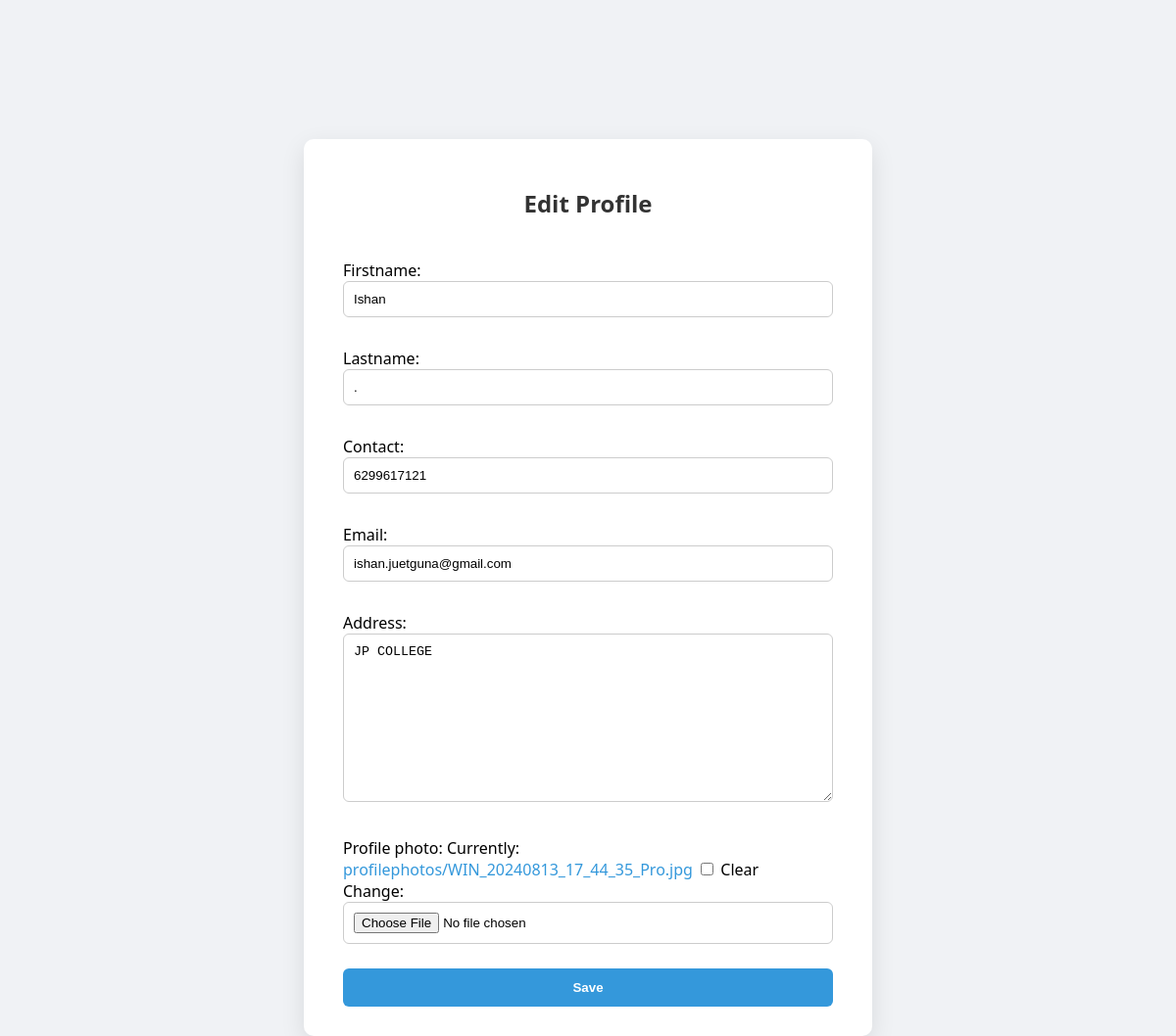
The app's page /jobapp/admin_edit/2/ (signed in) with its own data.
### jobapp/models.py (models this page shows, shortened)
class UserDetail(models.Model):
    user=models.OneToOneField(User,on_delete=models.CASCADE)
    firstname=models.CharField(max_length=100)
    lastname=models.CharField(max_length=100)
    contact=models.CharField(max_length=20)
    email=models.EmailField(null=True)
    address=models.TextField(null=True)
    profile_photo = models.ImageField(upload_to='profilephotos/', null=True, blank=True)

### jobapp/views.py (the view)
# urls.py: path('admin_edit/<int:user_id>/',views.admin_edit,name='admin_edit'),
def admin_edit(request,user_id):
    try:
        user_detail = UserDetail.objects.get(id=user_id,user=request.user)
    except UserDetail.DoesNotExist:
        user_detail = UserDetail(user=request.user)
    if request.method == 'POST':
        form = UserDetailForm(request.POST, request.FILES ,instance=user_detail)
        if form.is_valid():
            form.save()
            return redirect('admin_view')
    else:
        form = UserDetailForm(instance=user_detail)
    return render(request, 'admin_edit.html', {'form': form})

### jobapp/forms.py
class UserDetailForm(forms.ModelForm):
    class Meta:
        model = UserDetail
        fields = ['firstname', 'lastname', 'contact', 'email','address','profile_photo']

### jobapp/templates/admin_edit.html (shortened to what this page needs)
{% load static %}
<!DOCTYPE html>
<html>
<head>
    <link rel="stylesheet" href="{% static 'jobapp/edit_candidate.css' %}">
</head>
<body>
    <div class="form-wrapper">
        <h2>Edit Profile</h2>
        <form method="post" enctype="multipart/form-data">
            {{ form.as_p }}
            <button type="submit">Save</button>
        </form>
    </div>
</body>
</html>

### jobapp/static/jobapp/edit_candidate.css (style rules this page uses)
body { font-family: 'Segoe UI', Tahoma, Geneva, Verdana, sans-serif; background: #f0f2f5; display: flex; align-items: center; justify-content: center; height: 100vh; margin-top: 200px; }
.form-wrapper { background: white; padding: 30px 40px; border-radius: 10px; box-shadow: 0 8px 25px rgba(0, 0, 0, 0.1); width: 100%; max-width: 500px; }
h2 { text-align: center; color: #333; margin-bottom: 25px; }
form { display: flex; flex-direction: column; }
form p { margin-bottom: 15px; }
form input[type="text"], form input[type="email"], form input[type="file"], form textarea { width: 100%; padding: 10px; border-radius: 6px; border: 1px solid #ccc; box-sizing: border-box; }
form textarea { resize: vertical; min-height: 80px; }
button { margin-top: 10px; padding: 12px; background-color: #3498db; color: white; border: none; border-radius: 6px; font-weight: bold; cursor: pointer; transition: background-color 0.3s ease; }
a { color: #3498db; text-decoration: none; }

### records on screen
UserDetail: firstname "Ishan", lastname ".", contact "6299617121", email "ishan.juetguna@gmail.com", address "JP COLLEGE"
